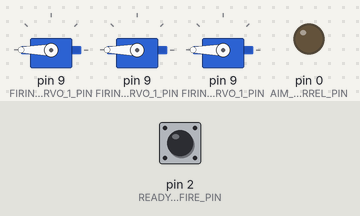
A sketch run on a simulated Arduino Uno, built with avr-gcc and run on an emulated ATmega328P. Shown: 3 × servo, output pins drawn as LEDs (lit = HIGH). The test bench sets the inputs (shaded band); at power-on: pin 2 (READY_TO_FIRE_PIN) HIGH.

Above: at 1.2 s.
1.3 s: pin 2 (READY_TO_FIRE_PIN) pulled LOW for 0.15 s
At 1.8 s:
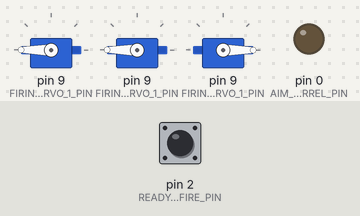
3.0 s: pin 2 (READY_TO_FIRE_PIN) pulled LOW for 1 s
At 3.15 s:
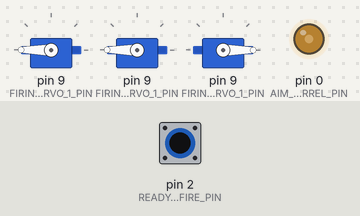
Timing chart, 0 to 6.0 s (numbered marks = the images above; inputs shaded):
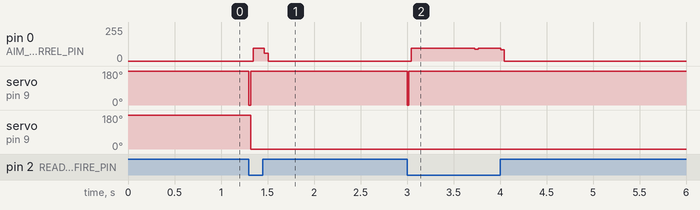

The sketch:

firing_servo_control.ino
```cpp
#include <Servo.h>

// output pin to notify BeagleBone that it should aim using the parameters of the next barrel, either 2 or 3
const int AIM_NEXT_BARREL_PIN = 0;

// interrupt 0 is on digital pin 2 for Arduino Uno
const int READY_TO_FIRE_INTERRUPT = 0;
const int READY_TO_FIRE_PIN = 2;

const int FIRING_SERVO_1_PIN = 9;
const int FIRING_SERVO_2_PIN = 9;
const int FIRING_SERVO_3_PIN = 9;
const int SERVO_FIRE_POSITION = 544;
const int SERVO_REST_POSITION = 2400;
const int TRIGGER_DELAY = 1;
const int NOTIFY_DELAY = 1;

// The three firing barrel servos
Servo firing_servo_1, firing_servo_2, firing_servo_3;

// Set by hardware interrupt, indicates whether or not the camera is aiming at the target and ready to fire
volatile boolean fire = false;

// Interrupt handler that triggers on change of the ready to fire notification pin
void fire_handler()
{
  fire = ( digitalRead( READY_TO_FIRE_PIN ) == LOW );
}

// Initialize the servos and set up the hardware interrupt
void setup()
{
  firing_servo_1.attach( FIRING_SERVO_1_PIN );
  firing_servo_1.writeMicroseconds( SERVO_REST_POSITION );
  firing_servo_2.attach( FIRING_SERVO_2_PIN );
  firing_servo_2.writeMicroseconds( SERVO_REST_POSITION );
  firing_servo_3.attach( FIRING_SERVO_3_PIN );
  firing_servo_3.writeMicroseconds( SERVO_REST_POSITION );

  pinMode( READY_TO_FIRE_PIN, INPUT_PULLUP );
  // when this pin is pulled low, the servo will fire
  attachInterrupt( READY_TO_FIRE_INTERRUPT, fire_handler, CHANGE );

  pinMode( AIM_NEXT_BARREL_PIN, OUTPUT );
}

// The main program junk
void loop()
{
  // wait for start signal

  // navigate to the first firing block

  while( !fire )
  {
    // wait for camera to aim, perhaps have a timeout here that rotates the entire robot or something in case the camera has lost the target completely
  }

  // fire barrel 1
  firing_servo_1.writeMicroseconds( SERVO_FIRE_POSITION );
  delay( TRIGGER_DELAY );
  firing_servo_1.writeMicroseconds( SERVO_REST_POSITION );

  // notify the BeagleBone to start aiming at the target for the next shot
  digitalWrite( AIM_NEXT_BARREL_PIN, HIGH );
  delay( NOTIFY_DELAY );
  digitalWrite( AIM_NEXT_BARREL_PIN, LOW );

  // navigate to the next firing block

  while( !fire )
  {
    // wait for camera to aim, perhaps have a timeout here that rotates the entire robot or something in case the camera has lost the target completely
  }

  // fire barrel 2
  firing_servo_2.writeMicroseconds( SERVO_FIRE_POSITION );
  delay( TRIGGER_DELAY );
  firing_servo_2.writeMicroseconds( SERVO_REST_POSITION );

  // notify the BeagleBone to start aiming at the target for the next shot
  digitalWrite( AIM_NEXT_BARREL_PIN, HIGH );
  delay( NOTIFY_DELAY );
  digitalWrite( AIM_NEXT_BARREL_PIN, LOW );

  // navigate to the next firing block

  while( !fire )
  {
    // wait for camera to aim, perhaps have a timeout here that rotates the entire robot or something in case the camera has lost the target completely
  }

  // fire barrel 3
  firing_servo_3.writeMicroseconds( SERVO_FIRE_POSITION );
  delay( TRIGGER_DELAY );
  firing_servo_1.writeMicroseconds( SERVO_REST_POSITION );

  // navigate to the goal
}
```

Measured:
- after the input at 1.3 s, pin 0 (AIM_NEXT_BARREL_PIN): 0/255 → 96/255 after 0.05 s, → 0/255 0.12 s later; servo on pin 9 (FIRING_SERVO_1_PIN): 180° → 0° at once, → 180° 0.02 s later; servo on pin 9 (FIRING_SERVO_1_PIN): 180° → 0° at once
- after the input at 3.0 s, pin 0 (AIM_NEXT_BARREL_PIN): 0/255 → 96/255 after 0.05 s, → 0/255 0.96 s later; servo on pin 9 (FIRING_SERVO_1_PIN): 180° → 0° at once, → 180° 0.02 s later
